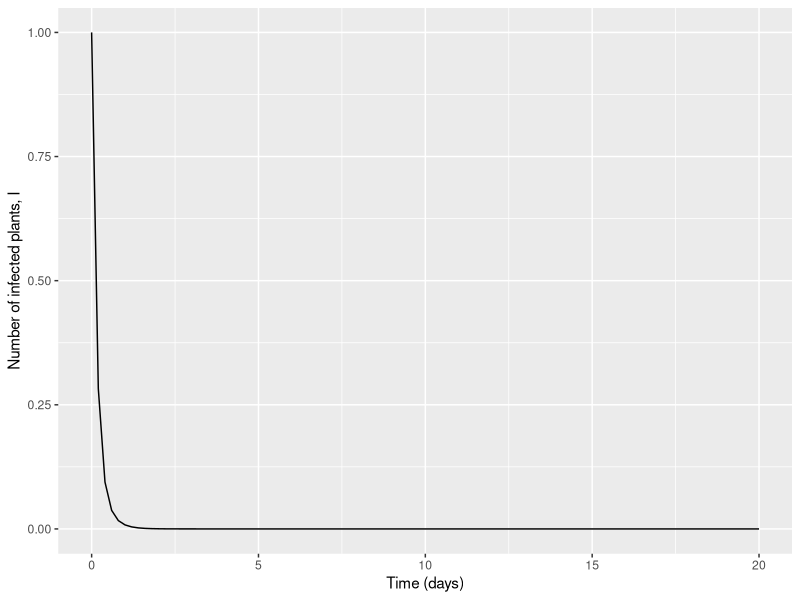
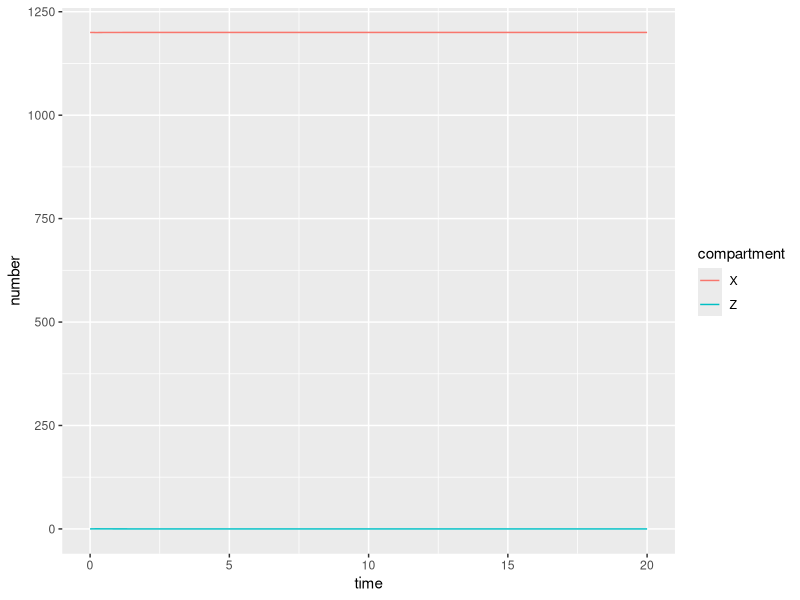

Generate these figures, in order, with R:

#########################################################
##### SIMPLIFICATION OF MODEL BY MADDEN ET AL. 2000 #####
#########################################################

### Simplified version of model by Madden et al. 2000 to make it more comparable to model by Donnelly et al. 2019.
### No vector immigration or emigration, plants are represented by an SI rather than an SEIR model, vectors represented by an 
### SI rather than SEI model. Vectors cannot be born infective (as this model represents NPT viruses).

rm(list=ls())

#packages
library(deSolve)
library(reshape2)
library(ggplot2)
library(dplyr)

# TIME FRAME
times <- seq(0, 20, by = 0.2)

# INITIAL STATES
P <- 1200 # total number of vectors
N <- 400 # number of plants
I <- 1 # number of infected plants

init_states <- c(
  I = I, # number of infected plants
  #S = N - I, # number of susceptible plants
  X = P, # number healthy insects
  Z = 0 # number infective insects
)

# PARAMETERS
phi <- 1 # plants visited per day by an insect
alpha <- 0.2 # mortality rate
k1 <- 1/0.021
T <- 0.5/phi
lamda = 1/0.021

parms <- c(
  N = N, # number of host plants (equivalent to K in original Madden model)
  P = P, # total number of vectors
  phi = phi, # plants visited per day by insect
  k1 = k1, # inoculation rate by insect (set to NPT virus, equiv to 0.5hr)
  lamda = lamda, # rate of acquisition of virus by vector (set to NPT virus, equiv to 0.5hr)
  alpha = alpha, # vector population mortality rate
  T = T, # # time feeding/probing per plant visit
  c = 20/3/2, # natural plant death rate (equivalent to beta in original Madden model)
  d = 20/3/2, # plant death due to infection
  v_t = alpha * (init_states[["X"]] + init_states[["Z"]]), # birth rate of vectors per day
  tau = 1/0.25, # rate of moving through infectious state in vector (set to NPT virus, equiv to 6hr)
  b = 1 - exp(-k1 * T), # prob of plant inoculation per infective insect visit 
  a = 1 - exp(-lamda * T) # probability of vector acquisition of virus from an infected plant per visit
  
)


madden_simple_ode <- function(times, y, par) {
  
  # PLANT EQUATIONS
  
  become_infected <- par[["phi"]] * par[["b"]] * y[["Z"]] * (par[["N"]] - y[["I"]]) / par[["N"]]
  
  natural_death_I <- par[["c"]] * y[["I"]]
  #natural_death_S <- par[["c"]] * y[["S"]]
  virus_induced_death <- par[["d"]] * y[["I"]]
  
  #birth <- par[["c"]] * par[["N"]] + par[["d"]] * y[["I"]]
  
  # state equation
  dI <- become_infected - natural_death_I - virus_induced_death
  #dS <- birth - become_infected - natural_death_S
  
  # VECTOR EQUATIONS
  
  # birth and death
  birth <- par[["v_t"]]
  death_X <- par[["alpha"]] * y[["X"]]
  death_Z <- par[["alpha"]] * y[["Z"]]
  
  # virus
  acquisition <- par[["phi"]] * par[["a"]] * y[["I"]] * y[["X"]] / par[["N"]]
  stop_being_infective <- par[["tau"]] * y[["Z"]]
  
  # state equations
  dX <- birth - death_X - acquisition + stop_being_infective
  dZ <- acquisition - stop_being_infective - death_Z
  
  return(list(c(dI, dX, dZ)))
}

run <- data.frame(ode(y = init_states,
                         times = times,
                         func = madden_simple_ode,
                         parms = parms))

run_long <- reshape2::melt(run, id.vars = "time")
names(run_long) <- c("time", "compartment", "number")

# plot trajectory of infected plants and vector compartments
plant_trajec <- ggplot(data = run_long %>% filter(compartment == "I"), 
                       aes(x = time, y = number)) +
  geom_line() +
  labs(x = "Time (days)", y = "Number of infected plants, I")
plant_trajec

vector_trajec <- ggplot(data = run_long %>% filter(!(compartment == "I")),
                       aes(x = time, y = number, col = compartment)) +
  geom_line()
vector_trajec
